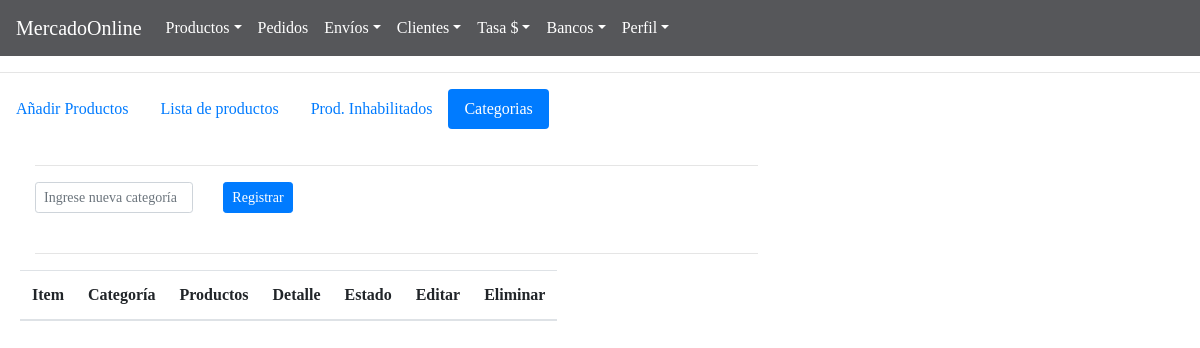
The page /BackAdmin/index.php?action=categories (signed in) on the database as committed earlier.
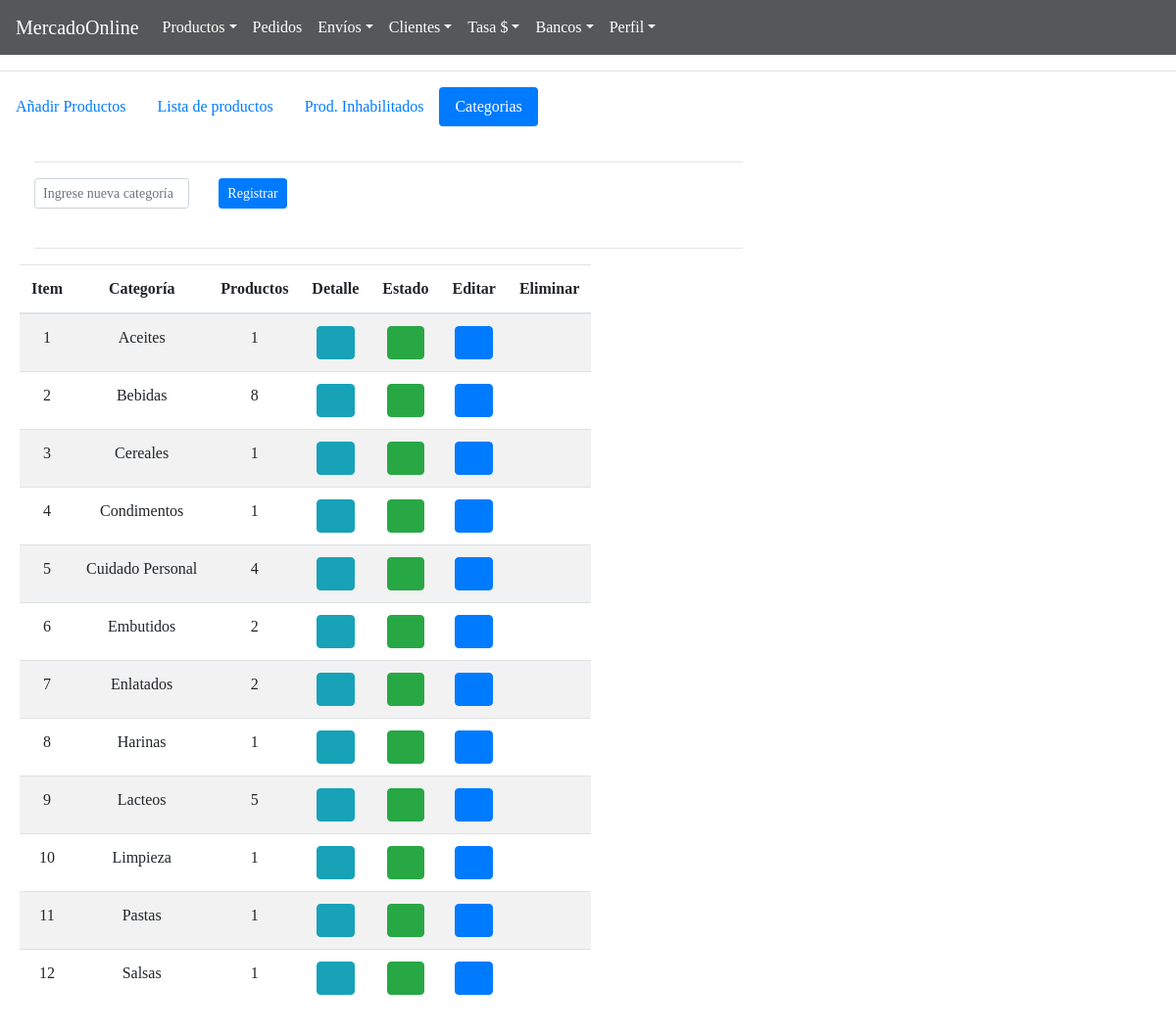
The same page on the database as committed later.
### tables this page shows
CREATE TABLE `categorias` (
  `id` int(11) NOT NULL,
  `category` text NOT NULL,
  `status` int(11) NOT NULL
);

### BackAdmin/models/connection.php (called while the page is built)
<?php
class connection{
	 public static function connect(){
	 	$link = new PDO("mysql:host=localhost;dbname=mercadoonline","root","");
	 	return $link;
	 }
}

### BackAdmin/models/categoriesModel.php (called while the page is built, shortened)
<?php
require_once "connection.php";
class categorieModel{
	  public static function viewCategoriesModel($table){
		 	$stmt = connection::connect()->prepare("SELECT id, category FROM $table   ORDER BY category ASC");
		 	$stmt -> execute();
		 	return $stmt->fetchAll();
	  }
}

### BackAdmin/controllers/controllerPage.php (called while the page is built)
<?php
class page{
 public static function template(){
 			include "views/template.php";
 		}
 public static function pageConnectController(){
if (isset( $_GET["action"])) {
	 	$controllerPage = $_GET["action"];
}
else{
	$controllerPage ="index";
}
 	$answer = pageModel::pageConnectModel($controllerPage);
 	include $answer;
 }
}

### BackAdmin/models/productModel.php (called while the page is built, shortened)
<?php
require_once "connection.php";
 class productsModel{
 		       public static function viewCountProducts($dataModel, $table){
 		       	$stmt = connection::connect()->prepare("SELECT  COUNT(id) AS cant FROM $table WHERE idcategory = :idcategory");
 		       	$stmt -> bindParam(":idcategory", $dataModel["idcategory"], PDO::PARAM_STR);
		 		$stmt -> execute();
		 		return $stmt->fetchAll();
 		       }
 }

### BackAdmin/controllers/categoriesController.php (the view, shortened to what this page needs)
<?php
class categorieController{
  public static function viewTableCategoriesController(){
	$answer =  categorieModel::viewCategoriesModel("categorias");
	foreach ($answer as $row =>$item) {
	$dataController = array("idcategory"=>$item["id"]);
	$answerCountProducts = productsModel::viewCountProducts($dataController, "productos");
	foreach ($answerCountProducts as $value) {
	if ($value["cant"] == 0 ) {
		$categoryId = $item["id"];
		$categoryName = $item["category"];
		$display = "";
	$dataController = array("id" => $item["id"],  "status" => 1);
	$status = "btn btn-warning fa fa-remove";
	 $answerDisableCategory= categorieModel::disableCategory($dataController, "categorias");
	}
	else{
		$status = "btn btn-success fa fa-check";
		$categoryId = $item["id"];
		$categoryName = $item["category"];
		$display = "style=display:none";
	}
			 }
$row = $row +1;
echo '
				<tr>
					<td>'.$row.'</td>
					<td>'.$item["category"].'</td>
					<td>'.$value["cant"].'</td>
					<td><a href="#detail'.$row.'"  data-toggle="modal">
					<button type="button"  class="form-control-sm  btn btn-info fa fa-eye" ></button></a>
				<div class="modal fade" id="detail'.$row.'" tabindex="-1" role="dialog" aria-labelledby="myModalLabel" ariahidden="true">
				<div class="modal-dialog" role="document"  modal-lg>
				<div class="modal-content" style="font-size:12px">
				<div class="modal-header  ">
				<button type="button" class="close" data-dismiss="modal" aria-label="Close">
				<span aria-hidden="true">&times;</span> </button>
				</div>
				<div class="modal-body"  style="text-align: left; margin: 0%;">
				<p style="Font-size:15px">'.$item["category"].'</p>
			<table class="table table-striped">
		<thead>
			<tr>
				<th>Producto</th>
				<th>Precio</th>
				<th>Cant</th>
			</tr>
		</thead>';
		echo '
	</table>
					</td>
					<td><span class="form-control-sm  '.$status.'" ></span></td>
				<td><a href="#edit'.$row.'"  data-toggle="modal">
				<button type="button"  class="form-control-sm  btn btn-primary fa fa-pencil" ></button></a>
				<div class="modal fade" id="edit'.$row.'" tabindex="-1" role="dialog" aria-labelledby="myModalLabel" ariahidden="true">
				<input type="text" class="form-control form-control-sm"  name="editCategoryName" value="'.$categoryName.'">
				<input type="text" class="form-control form-control-sm"  name="editCategoryId" value="'.$categoryId.'" style="display:none">
				</td>
				<td><a href="#delete'.$row.'"  data-toggle="modal">
				<button type="button"  class="form-control-sm  btn btn-danger fa fa-trash" '.$display.'></button></a>
				<div class="modal fade" id="delete'.$row.'" tabindex="-1" role="dialog" aria-labelledby="myModalLabel" ariahidden="true">
				<p style="font-size:15px">'.$categoryName.'</p>
				<input type="text" class="form-control form-control-sm"  name="editCategoryId" value="'.$categoryId.'" style="display:none">
				</td>
					</tr>';
			}
  	}
}

Rows that differ between the two databases and show on the page:
added categorias: category "Aceites", cant "1"
added categorias: category "Bebidas", cant "8"
added categorias: category "Cereales", cant "1"
added categorias: category "Condimentos", cant "1"
added categorias: category "Cuidado Personal", cant "4"
added categorias: category "Embutidos", cant "2"
added categorias: category "Enlatados", cant "2"
added categorias: category "Harinas", cant "1"
added categorias: category "Lacteos", cant "5"
added categorias: category "Limpieza", cant "1"
added categorias: category "Pastas", cant "1"
added categorias: category "Salsas", cant "1"
